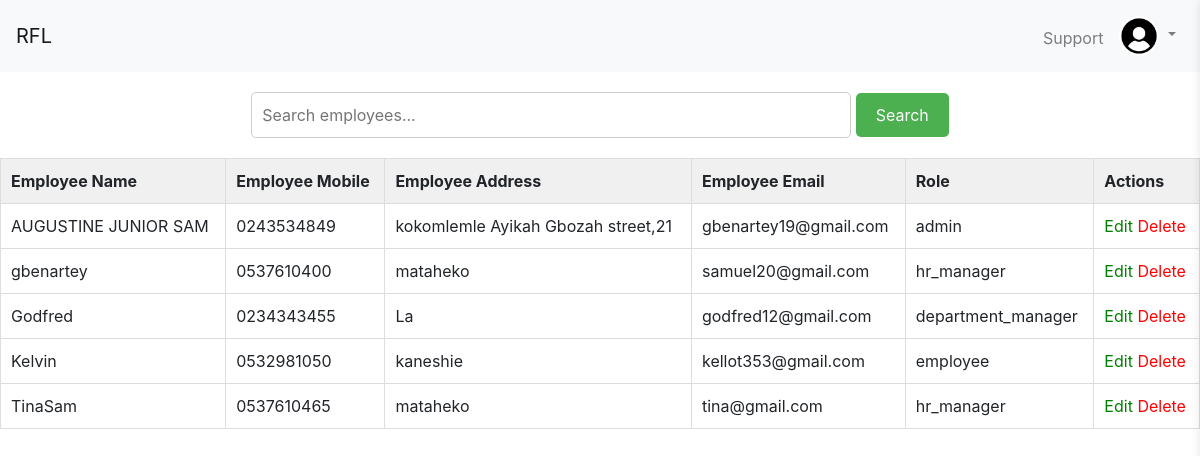
/admin/get_employee_data.php (signed in), run on the app's committed database.
### tables this page shows
CREATE TABLE `userroles` (
  `user_id` int(11) DEFAULT NULL,
  `role` enum('admin','hr_manager','department_manager','employee') NOT NULL
);

CREATE TABLE `employee` (
  `employee_id` int(11) NOT NULL,
  `employee_name` varchar(50) NOT NULL,
  `employee_password` varchar(20) NOT NULL,
  `employee_address` varchar(50) NOT NULL,
  `employee_mobile` varchar(11) NOT NULL,
  `employee_email` varchar(100) NOT NULL,
  `created_at` datetime NOT NULL DEFAULT curtime(),
  `password_changed` tinyint(1) DEFAULT 0
);

### admin/get_employee_data.php (the view, shortened to what this page needs)
<?php include 'templates/header.php'; ?>
<?php
include '../db.php';
$sql = "SELECT e.employee_id, e.employee_name, e.employee_mobile, e.employee_address, e.employee_email, ur.role
        FROM employee e
        JOIN userroles ur ON e.employee_id = ur.user_id";
if (isset($_GET['search'])) {
  $search_term = $_GET['search'];
  $sql .= " WHERE (e.employee_name LIKE '%$search_term%' OR e.employee_mobile LIKE '%$search_term%' OR e.employee_address LIKE '%$search_term%' OR e.employee_email LIKE '%$search_term%')";
} else {
  $sql .= " WHERE 1=1";
}
$sql .= " ORDER BY e.employee_name ASC";
$stmt = mysqli_prepare($conn, $sql);
mysqli_stmt_execute($stmt);
$result = mysqli_stmt_get_result($stmt);
?>
<form action="<?php echo $_SERVER['PHP_SELF']; ?>" method="get">
  <input type="search" name="search" placeholder="Search employees...">
  <button type="submit">Search</button>
</form>
<table>
  <tr>
    <th>Employee Name</th>
    <th>Employee Mobile</th>
    <th>Employee Address</th>
    <th>Employee Email</th>
    <th>Role</th>
    <th>Actions</th>
  </tr>
  <?php while ($row = mysqli_fetch_assoc($result)) {?>
  <tr>
    <td><?php echo $row['employee_name'];?></td>
    <td><?php echo $row['employee_mobile'];?></td>
    <td><?php echo $row['employee_address'];?></td>
    <td><?php echo $row['employee_email'];?></td>
    <td><?php echo $row['role'];?></td>
    <td>
      <a href="edit_employee.php?employee_id=<?php echo $row['employee_id'];?>" class="edit">Edit</a>
      <a href="delete_employee_data.php?employee_id=<?php echo $row['employee_id'];?>" class="delete">Delete</a>
    </td>
  </tr>
  <?php }?>
</table>
<?php include 'templates/footer.php';?>

### admin/get_employee_data.php (style rules this page uses)
table { border-collapse: collapse; width: 100%; }
th, td { border: 1px solid #ddd; padding: 10px; text-align: left; }
th { background-color: #f0f0f0; }
.edit { color: green; text-decoration: none; }
.delete { color: red; text-decoration: none; }
form { text-align: center; margin: 20px auto; }
input { padding: 10px; font-size: 16px; border: 1px solid #ccc; border-radius: 5px; width: 50%; }
button { background-color: #4CAF50; color: #fff; padding: 10px 20px; border: none; border-radius: 5px; cursor: pointer; }

### data on the page
userroles: user_id.employee_name "AUGUSTINE JUNIOR SAM", user_id.employee_mobile "0243534849", user_id.employee_address "kokomlemle Ayikah Gbozah street,21", user_id.employee_email "gbenartey19@gmail.com", role "admin"
userroles: user_id.employee_name "gbenartey", user_id.employee_mobile "0537610400", user_id.employee_address "mataheko", user_id.employee_email "samuel20@gmail.com", role "hr_manager"
userroles: user_id.employee_name "Godfred", user_id.employee_mobile "0234343455", user_id.employee_address "La", user_id.employee_email "godfred12@gmail.com", role "department_manager"
userroles: user_id.employee_name "Kelvin", user_id.employee_mobile "0532981050", user_id.employee_address "kaneshie", user_id.employee_email "kellot353@gmail.com", role "employee"
userroles: user_id.employee_name "TinaSam", user_id.employee_mobile "0537610465", user_id.employee_address "mataheko", user_id.employee_email "tina@gmail.com", role "hr_manager"
